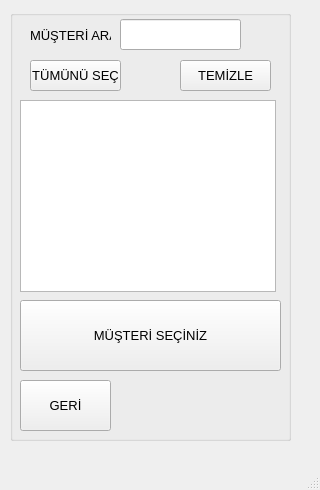
<?xml version="1.0" encoding="UTF-8"?>
<ui version="4.0">
 <class>CustomerSelectionPage</class>
 <widget class="QMainWindow" name="CustomerSelectionPage">
  <property name="geometry">
   <rect>
    <x>0</x>
    <y>0</y>
    <width>320</width>
    <height>490</height>
   </rect>
  </property>
  <property name="windowTitle">
   <string>MainWindow</string>
  </property>
  <property name="styleSheet">
   <string notr="true"/>
  </property>
  <widget class="QWidget" name="centralwidget">
   <widget class="QGroupBox" name="groupBox">
    <property name="geometry">
     <rect>
      <x>10</x>
      <y>10</y>
      <width>281</width>
      <height>431</height>
     </rect>
    </property>
    <property name="font">
     <font>
      <pointsize>10</pointsize>
     </font>
    </property>
    <property name="styleSheet">
     <string notr="true"/>
    </property>
    <property name="title">
     <string/>
    </property>
    <widget class="QPushButton" name="pushButtonCustomerName">
     <property name="geometry">
      <rect>
       <x>10</x>
       <y>290</y>
       <width>261</width>
       <height>71</height>
      </rect>
     </property>
     <property name="font">
      <font>
       <pointsize>10</pointsize>
      </font>
     </property>
     <property name="text">
      <string>MÜŞTERİ SEÇİNİZ</string>
     </property>
    </widget>
    <widget class="QPushButton" name="pushButtonReturn">
     <property name="geometry">
      <rect>
       <x>10</x>
       <y>370</y>
       <width>91</width>
       <height>51</height>
      </rect>
     </property>
     <property name="font">
      <font>
       <pointsize>10</pointsize>
      </font>
     </property>
     <property name="text">
      <string>GERİ</string>
     </property>
    </widget>
    <widget class="QLineEdit" name="lineEditSearch">
     <property name="geometry">
      <rect>
       <x>110</x>
       <y>9</y>
       <width>121</width>
       <height>31</height>
      </rect>
     </property>
     <property name="font">
      <font>
       <pointsize>10</pointsize>
      </font>
     </property>
    </widget>
    <widget class="QLabel" name="label">
     <property name="geometry">
      <rect>
       <x>20</x>
       <y>10</y>
       <width>81</width>
       <height>31</height>
      </rect>
     </property>
     <property name="font">
      <font>
       <pointsize>10</pointsize>
      </font>
     </property>
     <property name="text">
      <string>MÜŞTERİ ARA</string>
     </property>
    </widget>
    <widget class="QPushButton" name="pushButtonSelectAll">
     <property name="geometry">
      <rect>
       <x>20</x>
       <y>50</y>
       <width>91</width>
       <height>31</height>
      </rect>
     </property>
     <property name="font">
      <font>
       <pointsize>10</pointsize>
      </font>
     </property>
     <property name="text">
      <string>TÜMÜNÜ SEÇ</string>
     </property>
    </widget>
    <widget class="QPushButton" name="pushButtonClearAll">
     <property name="geometry">
      <rect>
       <x>170</x>
       <y>50</y>
       <width>91</width>
       <height>31</height>
      </rect>
     </property>
     <property name="font">
      <font>
       <pointsize>10</pointsize>
      </font>
     </property>
     <property name="text">
      <string>TEMİZLE</string>
     </property>
    </widget>
    <widget class="QTableView" name="tableView">
     <property name="geometry">
      <rect>
       <x>10</x>
       <y>90</y>
       <width>256</width>
       <height>192</height>
      </rect>
     </property>
    </widget>
   </widget>
  </widget>
  <widget class="QMenuBar" name="menubar">
   <property name="geometry">
    <rect>
     <x>0</x>
     <y>0</y>
     <width>320</width>
     <height>21</height>
    </rect>
   </property>
  </widget>
  <widget class="QStatusBar" name="statusbar"/>
 </widget>
 <resources/>
 <connections/>
</ui>
